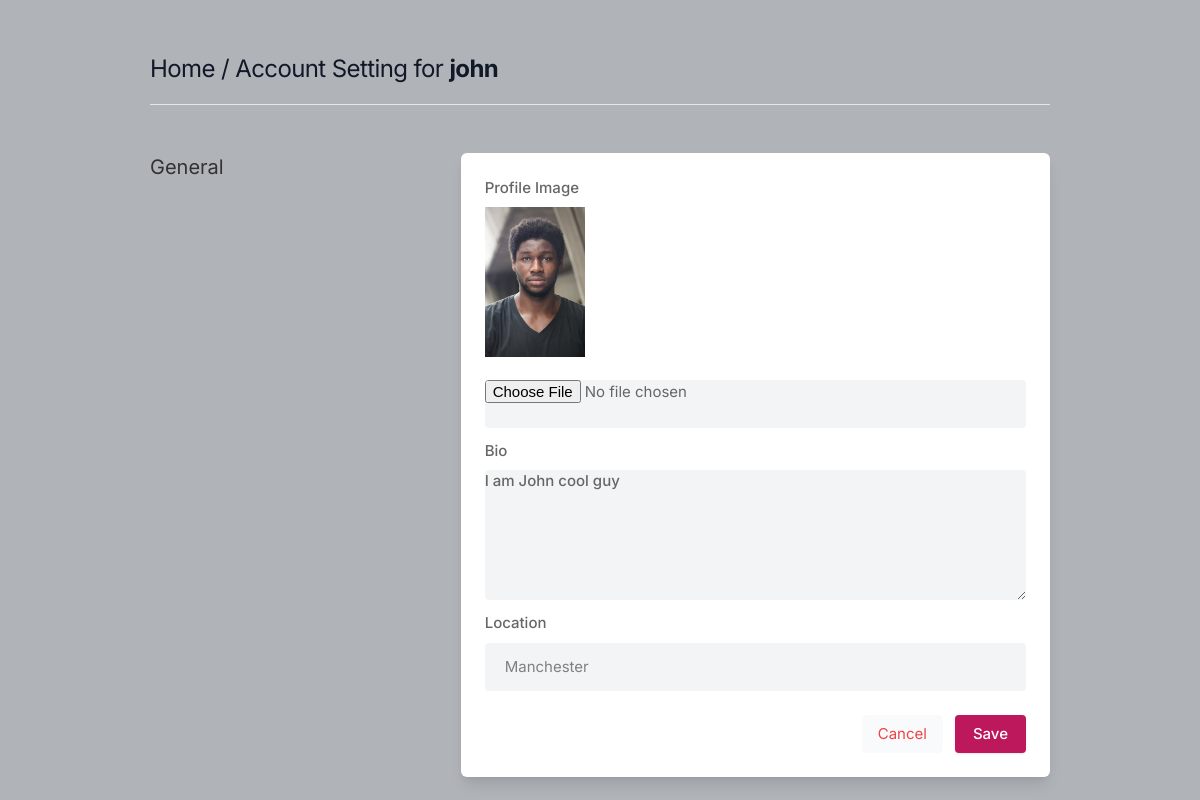
Before: /settings (signed in) with the older database file.
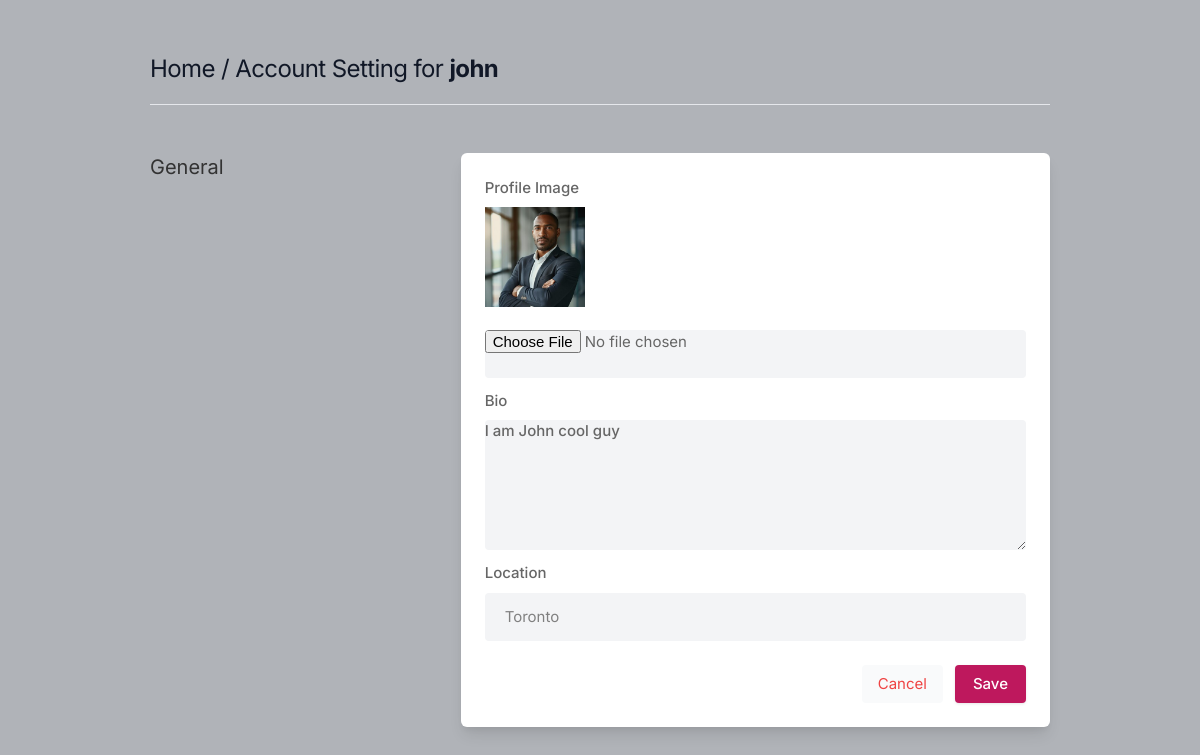
After: the same page with the newer database file.
### core/models.py (models this page shows, shortened)
class Profile(models.Model):
    user = models.ForeignKey(User, on_delete=models.CASCADE)
    id_user = models.IntegerField()
    bio = models.TextField(blank=True)
    profileimg = models.ImageField(upload_to='profile_images', default='blank-profile-picture.jpeg')
    location = models.CharField(max_length=100, blank=True)

### core/views.py (the view, shortened to what this page needs)
# urls.py: path('settings', views.settings, name='settings'),
@login_required(login_url='signin')
def settings(request):
    user_profile = Profile.objects.get(user=request.user)
    return render(request, 'setting.html', {'user_profile': user_profile})

### templates/setting.html (shortened to what this page needs)
{% load static %}
<!DOCTYPE html>
<html lang="en">
<head>
    <link rel="stylesheet" href="{% static 'assets/css/icons.css' %}">
    <link rel="stylesheet" href="{% static 'assets/css/uikit.css' %}">
    <link rel="stylesheet" href="{% static 'assets/css/style.css' %}">
    <link rel="stylesheet" href="{% static 'assets/css/tailwind.css' %}">
</head>
<body>
            <div class="container m-auto">
                <h1 class="text-2xl leading-none text-gray-900 tracking-tight mt-3"> <a href="/">Home</a> / Account Setting for <b>{{user.username}}</b> </h1>
                <br>
                <hr>
                <div class="grid lg:grid-cols-3 mt-12 gap-8">
                    <div>
                        <h3 class="text-xl mb-2"> General</h3>
                    </div>
                    <div class="bg-white rounded-md lg:shadow-lg shadow col-span-2">
                    <form action="" method="POST"  enctype="multipart/form-data">
                       <div class="grid grid-cols-2 gap-3 lg:p-6 p-4">
                             <div class="col-span-2">
                                <label for=""> Profile Image</label>
                                <img width="100" height="100" src="{{user_profile.profileimg.url}}"/>
                                <br>
                                <input type="file" name="image" value="" class="shadow-none bg-gray-100">
                            </div>
                            <div class="col-span-2">
                                <label for="about">Bio</label>
                                <textarea id="about" name="bio" rows="3"  class="shadow-none bg-gray-100">{{user_profile.bio}}</textarea>
                            </div>
                            <div class="col-span-2">
                                <label for=""> Location</label>
                                <input type="text" name="location" placeholder="" value="{{user_profile.location}}" class="shadow-none bg-gray-100">
                            </div>
                       </div>
                       <div class="bg-gray-10 p-6 pt-0 flex justify-end space-x-3">
                           <button class="p-2 px-4 rounded bg-gray-50 text-red-500"> <a href="/">Cancel</a> </button>
                           <button type="submit" class="button bg-blue-700"> Save </button>
                       </div>
                    </form>
                    </div>
                    </div>
                    <br>
                </div>
</body>
</html>

### static/assets/css/style.css (style rules this page uses)
body { background-color: #B0B3B8!important; }
button { vertical-align: middle; }
span.button, button.button { background-color: #be185d; top: 0; color: #fff; position: relative; padding: 8px 18px; line-height: 22px; position: relative; font-weight: 500; font-size: 15px; display: inline-block; -webkit-transition: all 0.2s ease-in-out; transition: all 0.2s ease-in-out; cursor: pointer; overflow: hidden; border: none; border-radius: 4px; -webkit-box-shadow: 0 1px 3px rgba(0, 0, 0, 0.1); box-shadow: 0 1px 3px rgba(0, 0, 0, 0.1); }
input { height: 48px; line-height: 48px; padding: 0 20px; outline: none; font-size: 15px; color: #808080; max-width: 100%; width: 100%; -webkit-box-sizing: border-box; box-sizing: border-box; display: block; font-weight: 400; opacity: 1; border-radius: 4px; border: none; -webkit-box-shadow: 0 1px 4px 0px rgba(0, 0, 0, 0.12); box-shadow: 0 1px 4px 0px rgba(0, 0, 0, 0.12); }
input[type="text"], input[type="password"], input[type="email"], input[type="number"] { height: 48px; line-height: 48px; padding: 0 20px; outline: none; font-size: 15px; color: #808080; max-width: 100%; width: 100%; -webkit-box-sizing: border-box; box-sizing: border-box; display: block; font-weight: 400; opacity: 1; border-radius: 4px; border: none; -webkit-box-shadow: 0 1px 4px 0px rgba(0, 0, 0, 0.12); box-shadow: 0 1px 4px 0px rgba(0, 0, 0, 0.12); }
textarea { height: 48px; line-height: 48px; padding: 0 20px; outline: none; font-size: 15px; color: #808080; margin: 0 0 16px 0; max-width: 100%; width: 100%; -webkit-box-sizing: border-box; box-sizing: border-box; display: block; background-color: #fff; font-weight: 500; opacity: 1; border-radius: 4px; border: none; -webkit-box-shadow: 0 1px 4px 0px rgba(0, 0, 0, 0.12); box-shadow: 0 1px 4px 0px rgba(0, 0, 0, 0.12); }
input { -webkit-transition: all 0.1s ease-in-out; transition: all 0.1s ease-in-out; }
::placeholder { color: #808080; opacity: 1; }
textarea { height: auto; line-height: 27px; padding: 20px; min-height: 130px; -webkit-transition: none !important; transition: none !important; min-width: 100%; }
label, legend { display: block; font-weight: bold; font-size: 15px; font-weight: 500; margin-bottom: 8px; }
button { border: none; margin: 0; padding: 0; width: auto; overflow: visible; background: transparent; color: inherit; font: inherit; line-height: normal; cursor: pointer; }
a { color: #be185d; -webkit-transition: 0.3s; transition: 0.3s; outline: none !important; }
button { outline: none !important; }
img { max-width: 100%; }
body { color: #666; font-size: 15px; line-height: 27px; background-color: #f0f2f5; font-family: "Inter", sans-serif; text-transform: none; }
h1, h2, h3, h4, h5, h6 { font-family: "Inter", sans-serif; text-transform: none; }
input[type="text"], input[type="password"], input[type="email"] { font-family: "Inter", sans-serif; text-transform: none; }
textarea, select { font-family: "Inter", sans-serif; text-transform: none; }
button, body .pac-container { font-family: "Inter", sans-serif; text-transform: none; }
h1, h2, h3, h4, h5, h6 { color: #333; font-weight: 500; margin: 0; padding: 0; }
h1 { font-size: 32px; }
h3 { font-size: 22px; }
b, strong { font-weight: 700 !important; }
@media (min-width: 1024px) { .container { max-width: 900px !important; padding-top: 45px; } }
.shadow-none { -webkit-box-shadow: none !important; box-shadow: none !important; }

Changed rows visible on the page:
changed Profile "I am John cool guy": profileimg: a different picture; location "Manchester" → "Toronto"
